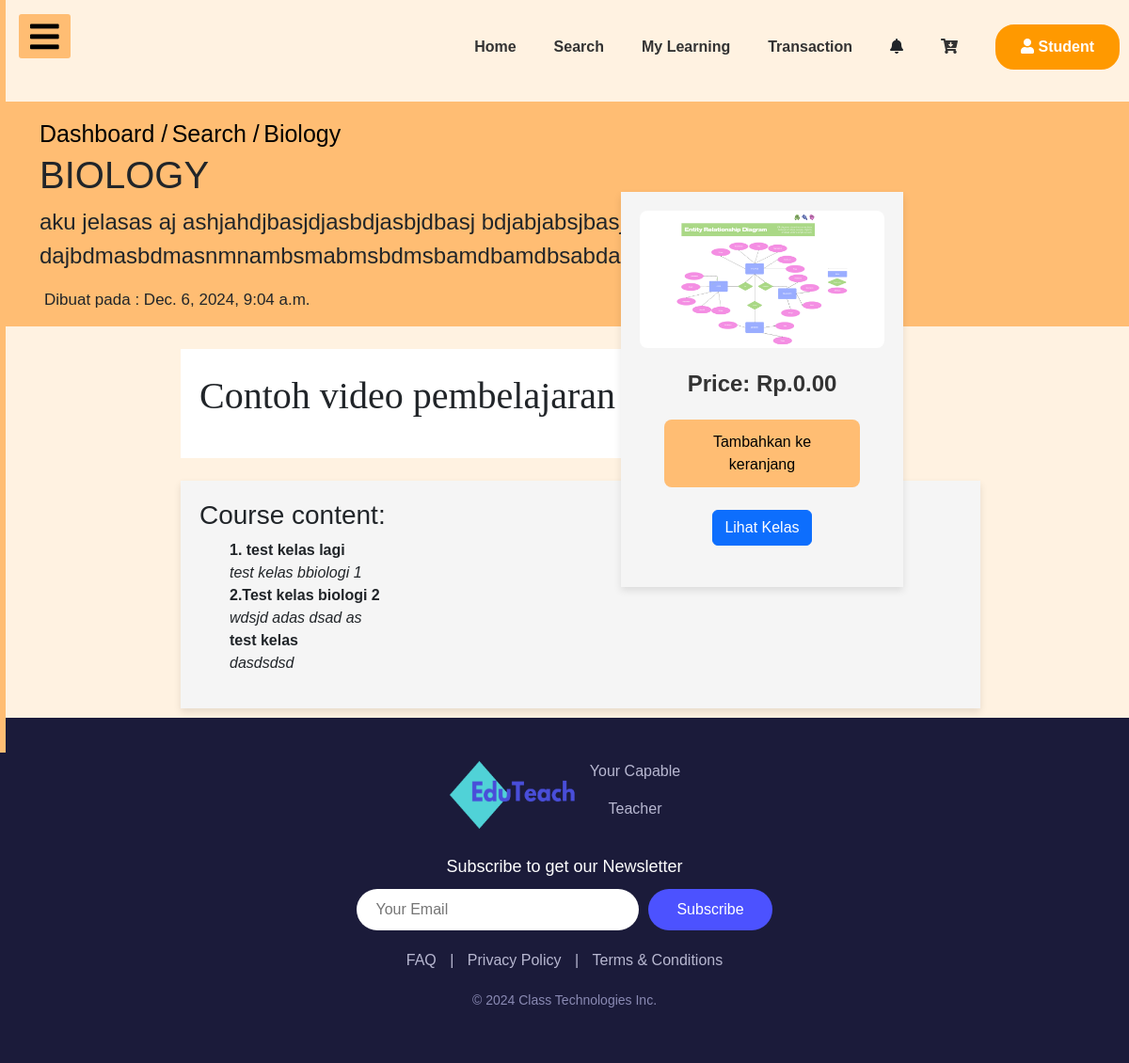
The page /courses_app/post/7/ on the database its author committed.
### courses_app/models.py (models this page shows, shortened)
class Post(models.Model):
    author = models.ForeignKey(User, on_delete=models.CASCADE)  # Ganti Teacher menjadi User
    title = models.CharField(max_length=200)
    text = models.TextField()
    price = models.DecimalField(max_digits=10, decimal_places=2, default=0.00)
    created_date = models.DateTimeField(default=timezone.now)
    thumbnail = models.ImageField(upload_to='thumbnail', blank=True)
    video = EmbedVideoField(blank=True, null=True)  # Tambahkan field untuk video
    published_date = models.DateTimeField(blank=True, null=True)

class Class(models.Model):
    post = models.ForeignKey(Post, on_delete=models.CASCADE, related_name='classes')  # Relasi dengan Post
    class_name = models.CharField(max_length=100)
    text = models.TextField()
    video = EmbedVideoField(blank=True, null=True)

### courses_app/views.py (the view)
# urls.py: path('post/<int:pk>/', views.PostDetailView.as_view(), name='post_detail'),
class PostDetailView(DetailView):
    model = Post
    def get_context_data(self, **kwargs):
        context = super().get_context_data(**kwargs)
        post = self.object
        context['classes'] = post.classes.all()  # Mengambil semua kelas terkait dengan post ini
        return context

### courses_app/templates/courses_app/post_detail.html (shortened to what this page needs)
{% extends 'dashboard_app/base_dashboard_student.html' %}
{% load static %}
{% block head_block %}
<link rel="stylesheet" href="{% static 'css/post_detail.css' %}">
{% endblock %}
{% load embed_video_tags %}
{% block body_block %}
<div class="py-3" style="background:#FFBD73;position: relative;">
    <div class="container">
        <a class="text-black" href="{% url 'user_app:studentdashboard' %}" style="font-size: 25px; text-decoration: none !important;"> Dashboard /</a>
        <a class="text-black" href="{% url 'post_list' %}" style="font-size: 25px; text-decoration: none !important;"> Search /</a>
        <a class="text-black" href="#" style="font-size: 25px; text-decoration: none !important;"> {{ post.title }} </a>
        <h1 class="post-title" >{{ post.title }}</h1>
        <p class="post-content" style="font-size: 24px !important; ">
        {{ post.text | safe | linebreaksbr }}
        </p>
        {% if post.published_date %}
        <div class="date post-date" style="font-size: 17px !important; margin-left: 5px !important;">Dibuat pada : {{ post.published_date }}</div>
        {% else %}
        <a class="btn btn-primary" href="{% url 'post_publish' pk=post.pk %}">Publish</a>
        {% endif %}
    </div>
    <div class="block">
       {% if post.thumbnail %}
        <img src="{{ post.thumbnail.url }}" alt="Thumbnail" style="width: 100%; height: auto;">
       {% else %}
        <p>No image available</p>
       {% endif %}
       <div class="post-price" style="font-size: 24px !important; margin-top: 20px; font-weight: bold;">
        Price: Rp.{{ post.price }}
       </div>
       <button type="button" data-testid="add-to-cart-button" class="ud-btn ud-btn-large ud-btn-brand ud-heading-md add-to-cart" fdprocessedid="s2t4t5" style="width: 80%;">Tambahkan ke keranjang</button>
       <br>
       <a href="{% url 'class_list' pk=post.pk %}" class="btn btn-primary">Lihat Kelas</a>
       <br>
   </div>
</div>
<br>
<div class="item">
    <p class="deskripsi">Contoh video pembelajaran</p>
</div>
<br>
<div id = "content" >
<h3 class="title">Course content:</h3>
    <ul>
        {% if classes %}
            {% for class in classes %}
                <li>
                    <strong>{{ class.class_name }}</strong><br>
                    <em>{{ class.text }}</em><br>
                </li>
            {% endfor %}
        {% else %}
            <li>No classes available for this post.</li>
        {% endif %}
    </ul>
</div>
{% endblock %}

### static/css/base_dashboard.css (style rules this page uses)
* { padding: 0; margin: 0; list-style: none; text-decoration: none; }
body { font-family: 'Roboto', sans-serif; background-color: #FFF2E1; }
* { box-sizing: border-box; }
body { font-family: Arial, Helvetica, sans-serif; margin: 0; }

### courses_app/static/css/post_detail.css (style rules this page uses)
.post-title { text-transform: uppercase; }
.item { margin-left: 16%; margin-right: 40%; background-color: white; padding: 20px; }
.block { display: flex; position: absolute; top: 40%; right: 20%; max-width: 300px; max-height: 500px; flex-direction: column; align-items: center; justify-content: flex-start; padding: 20px; background-color:whitesmoke; box-shadow: 0px 4px 8px rgba(0, 0, 0, 0.1); }
.block img { max-width: 100%; height: auto; border-radius: 8px; }
.post-price { font-size: 24px; font-weight: bold; margin-top: 20px; color: #333; }
.add-to-cart { margin-top: 20px; padding: 12px 24px; background-color: #FFBD73; border: none; border-radius: 8px; font-size: 16px; cursor: pointer; }
.deskripsi { font-size: 40px; font-family:'Times New Roman', Times, serif; }
#content { max-width: 850px; margin-left: 16%; box-shadow: 0 4px 8px rgba(0, 0, 0, 0.1); padding: 20px; background-color: whitesmoke; margin-bottom: 10px; }
.title { font-family: 'Lucida Sans', 'Lucida Sans Regular', 'Lucida Grande', 'Lucida Sans Unicode', Geneva, Verdana, sans-serif; }

### rows shown on the page
Post: title "Biology", title "BIOLOGY", text "aku jelasas aj ashjahdjbasjdjasbdjasbjdbasj bdjabjabsjbasjb dajbdmasbdmasnmnambsmabmsbdmsbamdbamdbsabdamsbdasbjbasd a", published_date "Dec. 6, 2024, 9:04 a.m.", thumbnail (picture), price "0.00"
Class: class_name "1. test kelas lagi", text "test kelas bbiologi 1"
Class: class_name "2.Test kelas biologi 2", text "wdsjd adas dsad as"
Class: class_name "test kelas", text "dasdsdsd"
